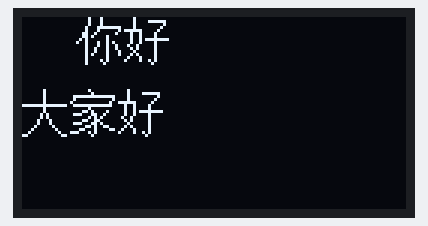
Bench run of a sketch on a simulated Arduino Uno, built with avr-gcc and run on an emulated ATmega328P. Parts: 128×64 one-colour display.

Above: at 0.1 s.

The sketch:

project.ino
```cpp
/**********************************************************
*程序课题：OLED液晶显示
*程序功能：显示汉字和英文及符号
*编写：HEMLIN
*时间：2017年6月24日
**********************************************************/
#include <Wire.h>      //I2C头文件
//OLED液晶头文件
#include <Adafruit_GFX.h>
#include <Adafruit_SSD1306.h>
#define OLED_RESET 4
Adafruit_SSD1306 display(OLED_RESET);
void display_println(); //显示函数
/**********************************************************
                        中文字符
**********************************************************/

/*--  文字:  你  --*/
static const unsigned char PROGMEM str_1[] =  {
0x08,0x80,0x08,0x80,0x08,0x80,0x11,0xFE,0x11,0x02,0x32,0x04,0x34,0x20,0x50,0x20,
0x91,0x28,0x11,0x24,0x12,0x24,0x12,0x22,0x14,0x22,0x10,0x20,0x10,0xA0,0x10,0x40
};
/*--  文字:  好  --*/
static const unsigned char PROGMEM str_2[] =  {
0x10,0x00,0x10,0xFC,0x10,0x04,0x10,0x08,0xFC,0x10,0x24,0x20,0x24,0x20,0x25,0xFE,
0x24,0x20,0x48,0x20,0x28,0x20,0x10,0x20,0x28,0x20,0x44,0x20,0x84,0xA0,0x00,0x40
};

/*--  文字:  大  --*/
static const unsigned char PROGMEM str_3[] =  {
0x01,0x00,0x01,0x00,0x01,0x00,0x01,0x00,0x01,0x00,0xFF,0xFE,0x01,0x00,0x01,0x00,
0x02,0x80,0x02,0x80,0x04,0x40,0x04,0x40,0x08,0x20,0x10,0x10,0x20,0x08,0xC0,0x06
};
/*--  文字:  家  --*/
static const unsigned char PROGMEM str_4[] =  {
0x02,0x00,0x01,0x00,0x7F,0xFE,0x40,0x02,0x80,0x04,0x7F,0xFC,0x02,0x00,0x0D,0x08,
0x71,0x90,0x02,0xA0,0x0C,0xC0,0x71,0xA0,0x06,0x98,0x18,0x86,0xE2,0x80,0x01,0x00
};
/*--  文字:  好  --*/
static const unsigned char PROGMEM str_5[] =  {
0x10,0x00,0x10,0xFC,0x10,0x04,0x10,0x08,0xFC,0x10,0x24,0x20,0x24,0x20,0x25,0xFE,
0x24,0x20,0x48,0x20,0x28,0x20,0x10,0x20,0x28,0x20,0x44,0x20,0x84,0xA0,0x00,0x40
};
/**********************************************************
                       液晶初始化
**********************************************************/
void OLED_init(void){
    //液晶128*64 I2C初始化地址0X3C
    display.begin(SSD1306_SWITCHCAPVCC, 0x3C);
    display.clearDisplay(); //清屏
}
/*********************************************************
                      初始化setup()函数
*********************************************************/
void setup() {
    OLED_init();       //液晶初始化
    display_println(); //显示固定字符
}
/**********************************************************
                      主循环loop()函数
**********************************************************/
void loop() {

}
/**********************************************************
                       显示函数
**********************************************************/
void display_println(){
    //中文字符显示 ：杭州众灵科技
    //在坐标X:18 Y:0的位置显示中文字符杭
    //第一个16为软件取模的高度
    //第二个16为软件取模的宽度
    display.drawBitmap(18, 0, str_1, 16, 16, 1);
    display.drawBitmap(34, 0, str_2, 16, 16, 1);

    //中文字符显示 ：液晶显示程序测试
    display.drawBitmap(0, 24, str_3, 16, 16, 1);
    display.drawBitmap(16, 24, str_4, 16, 16, 1);
    display.drawBitmap(32, 24, str_5, 16, 16, 1);
    //英文字符显示 Length:
    display.setTextSize(2);             //设置字体大小
    display.setTextColor(WHITE);        //设置字体颜色白色
    display.setCursor(25,20);            //设置字体的起始位置
   // display.println("???!!!!");//输出字符并换行
    display.display(); //显示所有缓存的
  }
```
